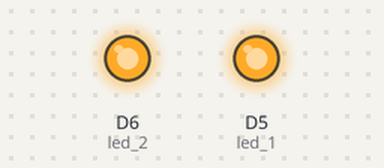
This sketch was run on a simulated ESP8266 (NodeMCU). On the bench: output pins drawn as LEDs (lit = HIGH).

Above: at 0.2 s.
At 1.0 s:
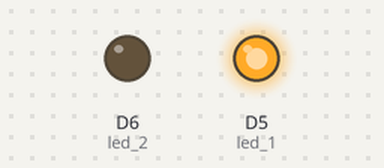
At 1.8 s:
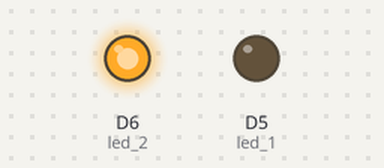
At 4.6 s:
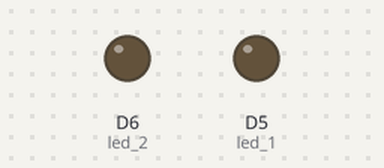
Timing chart, 0 to 5.5 s (numbered marks = the images above):
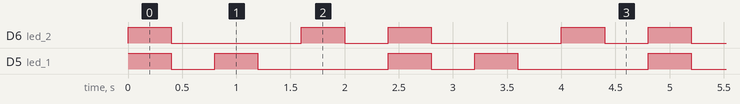

Measured:
- by itself, D6 (led_2): repeats every 2.4 s: LOW 1.2 s, HIGH 0.40 s, LOW 0.40 s, HIGH 0.40 s
- by itself, D5 (led_1): repeats every 2.4 s: LOW 0.40 s, HIGH 0.40 s, LOW 1.2 s, HIGH 0.40 s
- by itself, everything shown: repeats every 2.4 s, in 6 steps

The sketch:

1_LED_Blink.ino
```cpp
const int led_1 = D5;  // led 1, connected to pin D5 of
const int led_2 = D6;
// const int button_1 =

// the setup function runs once when you press reset or power the board
void setup() {
  // declare led_1as OUTPUT
  pinMode(led_1, OUTPUT);
  pinMode(led_2, OUTPUT);
}


// the loop function runs over and over again forever
void loop() {
  digitalWrite(led_1, HIGH);  // turn the led_1 on (HIGH is the voltage level)
  digitalWrite(led_2, HIGH);  // turn the led_1 on (HIGH is the voltage level)
  delay(400);                // wait for a second
  digitalWrite(led_1, LOW);   // turn the LED off by making the voltage LOW
  digitalWrite(led_2, LOW);  // turn the led_1 on (HIGH is the voltage level
  delay(400);                // wait for a second

  digitalWrite(led_1, HIGH);  // turn the led_1 on (HIGH is the voltage level)
  delay(400);
  digitalWrite(led_1, LOW);
  delay(400);

  digitalWrite(led_2, HIGH);  // turn the led_1 on (HIGH is the voltage level)
  delay(400);
  digitalWrite(led_2, LOW);
  delay(400);
}
```
